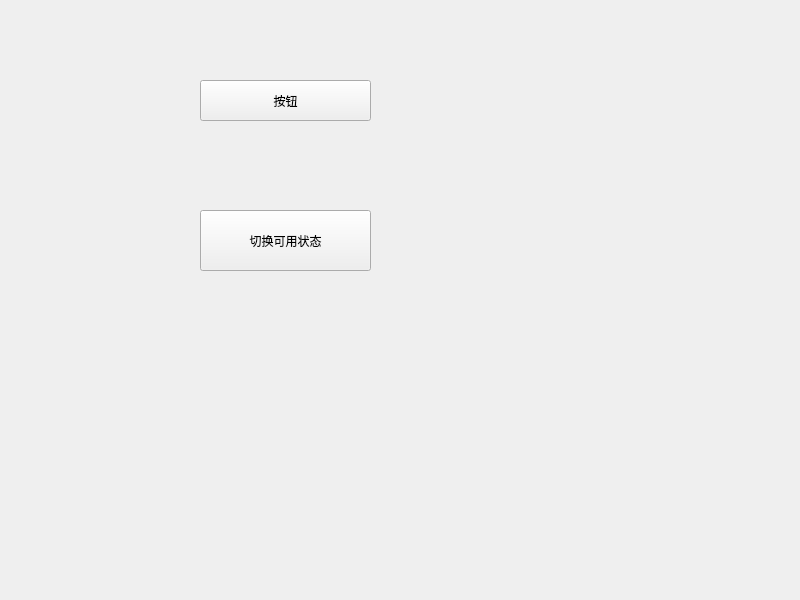
<?xml version="1.0" encoding="UTF-8"?>
<ui version="4.0">
 <class>Widget</class>
 <widget class="QWidget" name="Widget">
  <property name="geometry">
   <rect>
    <x>0</x>
    <y>0</y>
    <width>800</width>
    <height>600</height>
   </rect>
  </property>
  <property name="windowTitle">
   <string>Widget</string>
  </property>
  <widget class="QPushButton" name="pushButton">
   <property name="geometry">
    <rect>
     <x>200</x>
     <y>80</y>
     <width>171</width>
     <height>41</height>
    </rect>
   </property>
   <property name="text">
    <string>按钮</string>
   </property>
  </widget>
  <widget class="QPushButton" name="pushButton_enable">
   <property name="geometry">
    <rect>
     <x>200</x>
     <y>210</y>
     <width>171</width>
     <height>61</height>
    </rect>
   </property>
   <property name="text">
    <string>切换可用状态</string>
   </property>
  </widget>
 </widget>
 <resources/>
 <connections/>
</ui>
